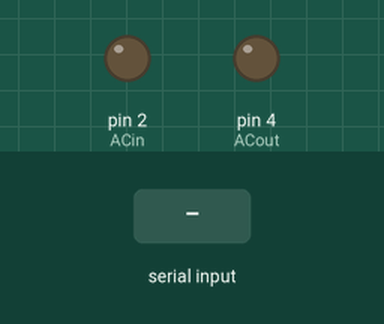
Simulated run of this sketch. Board: Arduino Uno, built with avr-gcc and run on an emulated ATmega328P. On the bench: output pins drawn as LEDs (lit = HIGH). Inputs (shaded band) come from the test bench. Pins used as bus, display or sensor lines are not drawn.

Above: at 1.2 s.
1.3 s: "switchAC\n" received over Serial
At 2.1 s:
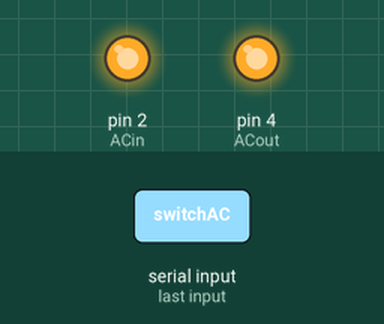
2.8 s: "switchDC\n" received over Serial
At 3.2 s:
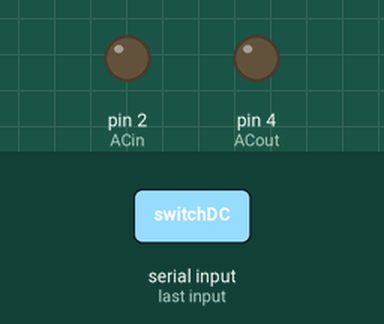
Timing chart, 0 to 5.8 s (numbered marks = the images above; inputs shaded):
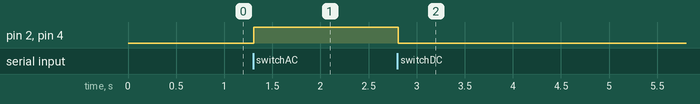

The sketch:

CircuitSwitch_Controller.ino
```cpp
/*
Circuit Switch Control Driver v0 (08/01/13, A. Sanders)
For use with tip experiment electronics switch box.
*/

// Inputs
// Outputs
const int ACin = 2;
const int ACout = 4;
const int DCin = 7;
const int DCout = 8;
const int DCamp = 12;

// Pin-to-Bit
// PORTD
const int ACin_bit = 2;
const int ACout_bit = 4;
const int DCin_bit = 7;
// PORTB
const int DCout_bit = 0;
const int DCamp_bit = 4;

// Declarations
String inputString = "";
boolean stringComplete = false;

void setup(){
  /*pinMode(ACin, OUTPUT);
  pinMode(ACout, OUTPUT);
  pinMode(DCin, OUTPUT);
  pinMode(DCout, OUTPUT);
  pinMode(DCamp, OUTPUT);
  digitalWrite(ACin, LOW);
  digitalWrite(ACout, LOW);
  digitalWrite(DCin, LOW);
  digitalWrite(DCout, LOW);
  digitalWrite(DCamp, LOW);*/

  DDRD |= B10010100;
  DDRB |= B00010001;
  PORTD &= B01101011;
  PORTB &= B11101110;

  Serial.begin(9600);
  inputString.reserve(200);
}

void loop(){
  /* Serial Commands and Communications */
  if (stringComplete) {
    if (inputString == "test") {
      Serial.println("Test Sequence Enabled");
    }
    if (inputString == "switchAC") switchAC();
    if (inputString == "switchDC") switchDC();
    if (inputString == "switchDCamp") switchDCamp();
    if (inputString == "config?") config_status();
    inputString = "";
    stringComplete = false;
  }
}

void serialEvent(){
  /* Serial Communications */
  while (Serial.available()) {
    char inChar = (char)Serial.read();
    if (inChar == '\n'){
      stringComplete = true;
      break;}
    inputString += inChar;
    //if (inChar == '\n') stringComplete = true;
  }
}

void switchAC(){
  PORTD &= B01111111; // disable DC mode (7, 8 & 12)
  PORTB &= B11101110;
  PORTD |= B00010100; // enable AC mode (2 & 4)
}

void switchDC(){
  PORTD &= B11101011; // disable AC mode (2 & 4)
  PORTB &= B11101111; // disable DC amp mode (12)
  PORTD |= B10000000; // enable DC mode (7 & 8)
  PORTB |= B00000001;
}

void switchDCamp(){
  PORTD &= B11101011; // disable AC mode (2 & 4)
  PORTB &= B11111110; // disable DC mode (8)
  PORTD |= B10000000; // enable DC amp mode (7 & 12)
  PORTB |= B00010000;
}

void config_status(){
  Serial.print("AC in = ");
  Serial.print(digitalRead(ACin));
  Serial.print(", AC out = ");
  Serial.println(digitalRead(ACout));
  Serial.print("DC in = ");
  Serial.print(digitalRead(DCin));
  Serial.print(", DC out = ");
  Serial.print(digitalRead(DCout));
  Serial.print(", DC amp = ");
  Serial.println(digitalRead(DCamp));
}
```

Measured:
- after the input at 1.3 s, pin 2 (ACin), pin 4 (ACout): LOW → HIGH at once
- after the input at 2.8 s, pin 2 (ACin), pin 4 (ACout): HIGH → LOW at once
